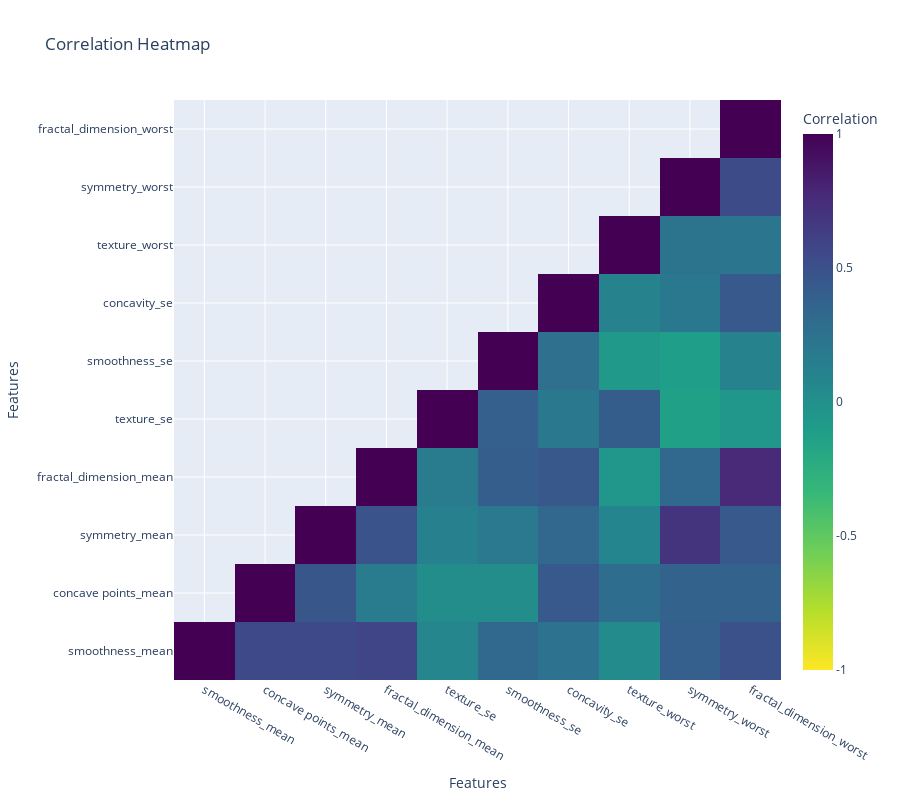

The notebook cell this image was saved under:
### Markdown cell above
<div style="text-align: left;">
    <h5><strong>Heat map for our final data</strong></h5>
</div>

### Code cell
# Calculate the correlation matrix for the features (columns) in the DataFrame 'x'.
corr = x.corr()

# Define x and y axis labels for the heatmap.
x_labels = x.columns
y_labels = x.columns

# Replace the lower triangular part of the correlation matrix with None to avoid redundancy.
corr_np = corr.values
corr_np[np.tril_indices_from(corr_np, k=-1)] = None

# Create a heatmap figure using Plotly Express.
fig = go.Figure(data=go.Heatmap(
    z=corr_np,  # Use the modified correlation matrix without lower triangular values
    x=x_labels,  # x-axis labels (features)
    y=y_labels,  # y-axis labels (features)
    colorscale='Viridis_r',  # Set the color scale for the heatmap (reversed Viridis)
    zmin=-1,  # Set the minimum value of the color scale to -1
    zmax=1,   # Set the maximum value of the color scale to 1
    colorbar=dict(
        title='Correlation',  # Set the title for the color bar
        tickvals=[-1, -0.5, 0, 0.5, 1],  # Define tick values for the color bar
        ticktext=['-1', '-0.5', '0', '0.5', '1'],  # Define tick labels for the color bar
    )
))

# Set layout options for the heatmap.
fig.update_layout(
    title='Correlation Heatmap',  # Set the title of the heatmap
    xaxis=dict(title='Features'),  # Set the x-axis label
    yaxis=dict(title='Features'),  # Set the y-axis label
    width=900,  # Adjust the width of the plot
    height=800,  # Adjust the height of the plot
)

# Show the heatmap plot.
fig.show()

### Figure 1 — Plotly figure (JSON) as saved in the notebook; plotly's stock layout.template omitted (floating-point values rounded to 4 significant figures)
{"data": [{"colorbar": {"ticktext": ["-1", "-0.5", "0", "0.5", "1"], "tickvals": [-1, -0.5, 0, 0.5, 1], "title": {"text": "Correlation"}}, "colorscale": [[0, "#fde725"], [0.1111, "#b5de2b"], [0.2222, "#6ece58"], [0.3333, "#35b779"], [0.4444, "#1f9e89"], [0.5556, "#26828e"], [0.6667, "#31688e"], [0.7778, "#3e4989"], [0.8889, "#482878"], [1, "#440154"]], "type": "heatmap", "x": ["smoothness_mean", "concave points_mean", "symmetry_mean", "fractal_dimension_mean", "texture_se", "smoothness_se", "concavity_se", "texture_worst", "symmetry_worst", "fractal_dimension_worst"], "y": ["smoothness_mean", "concave points_mean", "symmetry_mean", "fractal_dimension_mean", "texture_se", "smoothness_se", "concavity_se", "texture_worst", "symmetry_worst", "fractal_dimension_worst"], "z": [[1, 0.5537, 0.5578, 0.5848, 0.06841, 0.3324, 0.2484, 0.03607, 0.3943, 0.4993], [null, 1, 0.4625, 0.1669, 0.02148, 0.02765, 0.4392, 0.2928, 0.3757, 0.3687], [null, null, 1, 0.4799, 0.1281, 0.1873, 0.3426, 0.09065, 0.6998, 0.4384], [null, null, null, 1, 0.1642, 0.402, 0.4466, -0.05127, 0.334, 0.7673], [null, null, null, null, 1, 0.3972, 0.195, 0.409, -0.1282, -0.04565], [null, null, null, null, null, 1, 0.2687, -0.07474, -0.1073, 0.1015], [null, null, null, null, null, null, 1, 0.1002, 0.1978, 0.4393], [null, null, null, null, null, null, null, 1, 0.233, 0.2191], [null, null, null, null, null, null, null, null, 1, 0.5378], [null, null, null, null, null, null, null, null, null, 1]], "zmax": 1, "zmin": -1}], "layout": {"height": 800, "title": {"text": "Correlation Heatmap"}, "width": 900, "xaxis": {"title": {"text": "Features"}}, "yaxis": {"title": {"text": "Features"}}}}
